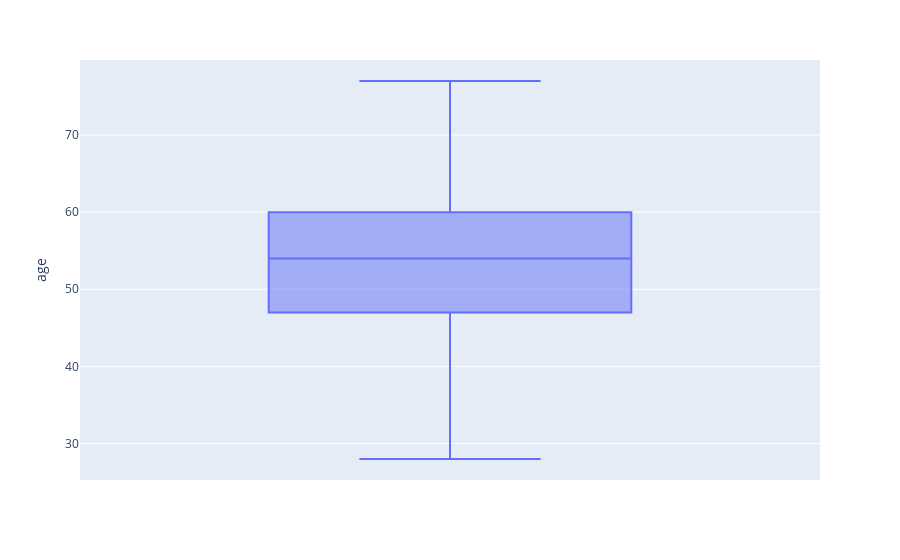
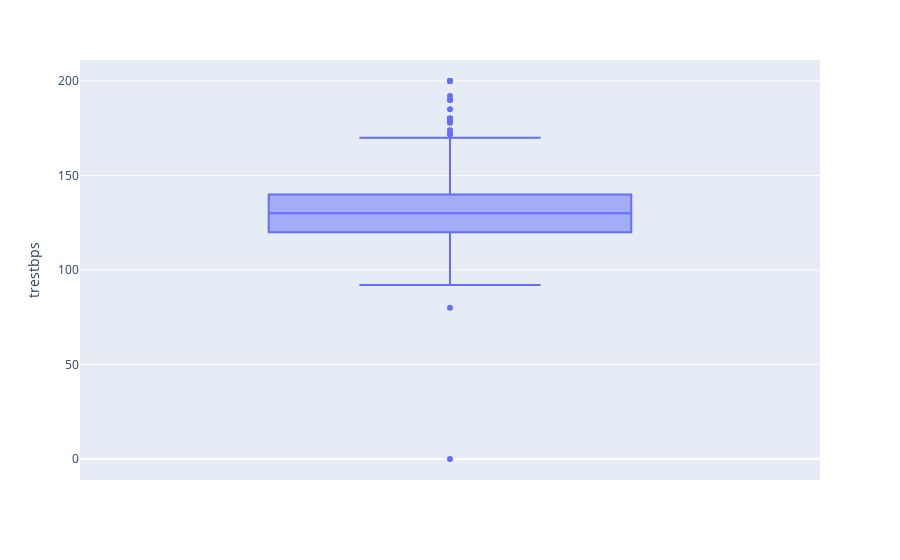
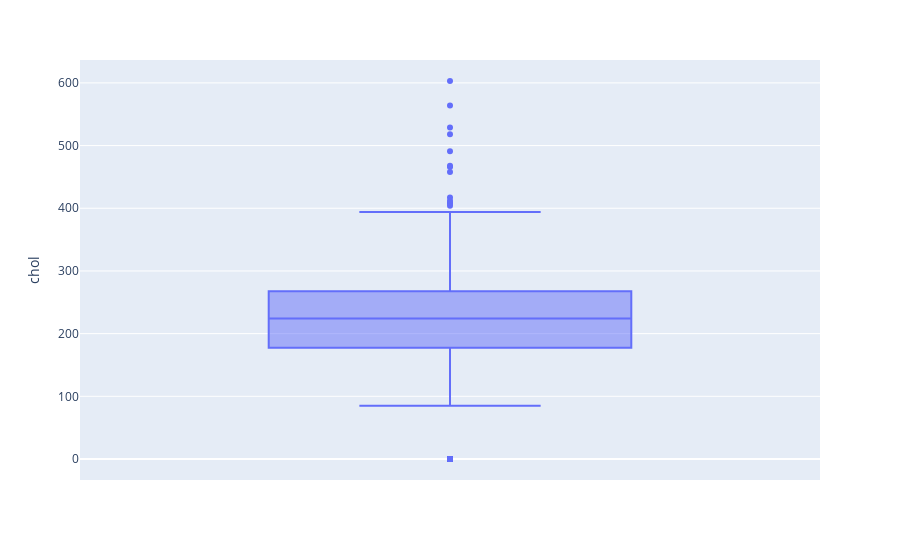
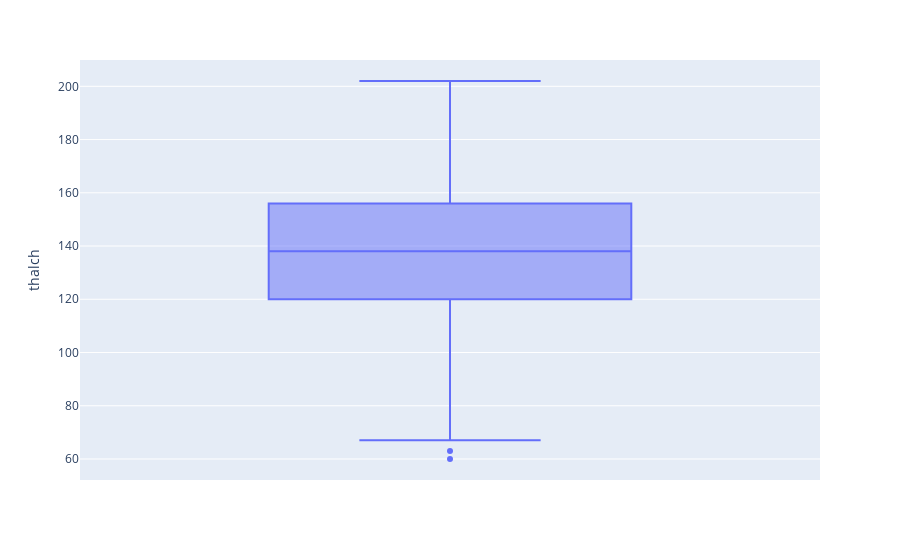

The code cell stored with these charts, in order, in its notebook:
### Code cell
# make box plots of all the numeric columns using for loop and plotly
fig = px.box(data_frame=df,y="age")
fig.show()

fig = px.box(data_frame=df, y = "trestbps")
fig.show()

fig = px.box(data_frame=df,y = "chol")
fig.show()

fig = px.box(data_frame=df,y= "thalch")
fig.show()

fig = px.box(data_frame=df,y = "oldpeak")
fig.show()

### Figure 1 — Plotly figure (JSON) as saved in the notebook; plotly's stock layout.template omitted (floating-point values rounded to 4 significant figures; data arrays with more than 128 entries replaced by an {"elided": "..."} marker saying what was removed)
{"data": [{"alignmentgroup": "True", "hovertemplate": "age=%{y}<extra></extra>", "legendgroup": "", "marker": {"color": "#636efa"}, "name": "", "notched": false, "offsetgroup": "", "orientation": "v", "showlegend": false, "type": "box", "x0": " ", "xaxis": "x", "y": {"elided": "920 int values"}, "y0": " ", "yaxis": "y"}], "layout": {"boxmode": "group", "legend": {"tracegroupgap": 0}, "margin": {"t": 60}, "xaxis": {"anchor": "y", "domain": [0, 1]}, "yaxis": {"anchor": "x", "domain": [0, 1], "title": {"text": "age"}}}}

### Figure 2 — Plotly figure (JSON) as saved in the notebook; plotly's stock layout.template omitted (floating-point values rounded to 4 significant figures; data arrays with more than 128 entries replaced by an {"elided": "..."} marker saying what was removed)
{"data": [{"alignmentgroup": "True", "hovertemplate": "trestbps=%{y}<extra></extra>", "legendgroup": "", "marker": {"color": "#636efa"}, "name": "", "notched": false, "offsetgroup": "", "orientation": "v", "showlegend": false, "type": "box", "x0": " ", "xaxis": "x", "y": {"elided": "920 float values"}, "y0": " ", "yaxis": "y"}], "layout": {"boxmode": "group", "legend": {"tracegroupgap": 0}, "margin": {"t": 60}, "xaxis": {"anchor": "y", "domain": [0, 1]}, "yaxis": {"anchor": "x", "domain": [0, 1], "title": {"text": "trestbps"}}}}

### Figure 3 — Plotly figure (JSON) as saved in the notebook; plotly's stock layout.template omitted (floating-point values rounded to 4 significant figures; data arrays with more than 128 entries replaced by an {"elided": "..."} marker saying what was removed)
{"data": [{"alignmentgroup": "True", "hovertemplate": "chol=%{y}<extra></extra>", "legendgroup": "", "marker": {"color": "#636efa"}, "name": "", "notched": false, "offsetgroup": "", "orientation": "v", "showlegend": false, "type": "box", "x0": " ", "xaxis": "x", "y": {"elided": "920 float values"}, "y0": " ", "yaxis": "y"}], "layout": {"boxmode": "group", "legend": {"tracegroupgap": 0}, "margin": {"t": 60}, "xaxis": {"anchor": "y", "domain": [0, 1]}, "yaxis": {"anchor": "x", "domain": [0, 1], "title": {"text": "chol"}}}}

### Figure 4 — Plotly figure (JSON) as saved in the notebook; plotly's stock layout.template omitted (floating-point values rounded to 4 significant figures; data arrays with more than 128 entries replaced by an {"elided": "..."} marker saying what was removed)
{"data": [{"alignmentgroup": "True", "hovertemplate": "thalch=%{y}<extra></extra>", "legendgroup": "", "marker": {"color": "#636efa"}, "name": "", "notched": false, "offsetgroup": "", "orientation": "v", "showlegend": false, "type": "box", "x0": " ", "xaxis": "x", "y": {"elided": "920 float values"}, "y0": " ", "yaxis": "y"}], "layout": {"boxmode": "group", "legend": {"tracegroupgap": 0}, "margin": {"t": 60}, "xaxis": {"anchor": "y", "domain": [0, 1]}, "yaxis": {"anchor": "x", "domain": [0, 1], "title": {"text": "thalch"}}}}
